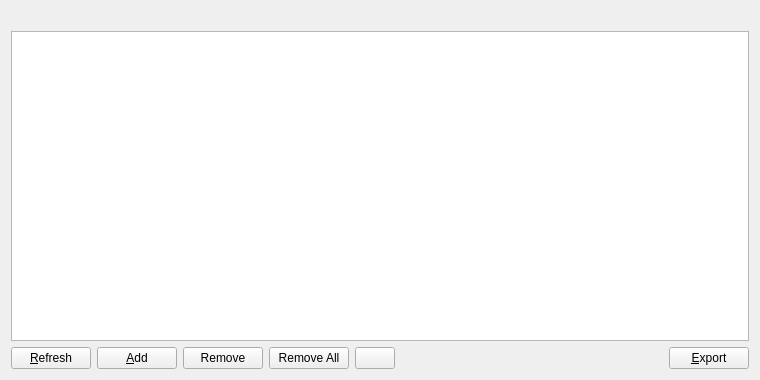
<?xml version="1.0" encoding="UTF-8"?>
<ui version="4.0">
 <class>EditWhitelistOfferDialog</class>
 <widget class="QWidget" name="EditWhitelistOfferDialog">
  <property name="geometry">
   <rect>
    <x>0</x>
    <y>0</y>
    <width>760</width>
    <height>380</height>
   </rect>
  </property>
  <property name="windowTitle">
   <string>Manage Affiliates</string>
  </property>
  <layout class="QVBoxLayout" name="verticalLayout">
   <item>
    <widget class="QLabel" name="labelExplanation">
     <property name="textFormat">
      <enum>Qt::PlainText</enum>
     </property>
     <property name="wordWrap">
      <bool>true</bool>
     </property>
    </widget>
   </item>
   <item>
    <widget class="QTableView" name="tableView">
     <property name="contextMenuPolicy">
      <enum>Qt::CustomContextMenu</enum>
     </property>
     <property name="toolTip">
      <string/>
     </property>
     <property name="tabKeyNavigation">
      <bool>false</bool>
     </property>
     <property name="alternatingRowColors">
      <bool>true</bool>
     </property>
     <property name="selectionMode">
      <enum>QAbstractItemView::SingleSelection</enum>
     </property>
     <property name="selectionBehavior">
      <enum>QAbstractItemView::SelectRows</enum>
     </property>
     <property name="sortingEnabled">
      <bool>true</bool>
     </property>
     <attribute name="verticalHeaderVisible">
      <bool>false</bool>
     </attribute>
    </widget>
   </item>
   <item>
    <layout class="QHBoxLayout" name="horizontalLayout">
     <item>
      <widget class="QPushButton" name="refreshButton">
       <property name="maximumSize">
        <size>
         <width>16777215</width>
         <height>48</height>
        </size>
       </property>
       <property name="toolTip">
        <string>Refresh affiliate list</string>
       </property>
       <property name="text">
        <string>&amp;Refresh</string>
       </property>
      </widget>
     </item>
     <item>
      <widget class="QPushButton" name="newEntry">
       <property name="toolTip">
        <string>Add a new affiliate</string>
       </property>
       <property name="text">
        <string>&amp;Add</string>
       </property>
      </widget>
     </item>
     <item>
      <widget class="QPushButton" name="removeButton">
       <property name="toolTip">
        <string>Remove an affiliate</string>
       </property>
       <property name="text">
        <string>Remove</string>
       </property>
      </widget>
     </item>
     <item>
      <widget class="QPushButton" name="removeAllButton">
       <property name="toolTip">
        <string>Remove all affiliates</string>
       </property>
       <property name="text">
        <string>Remove All</string>
       </property>
      </widget>
     </item>
     <item>
      <widget class="QPushButton" name="exclusiveButton">
       <property name="text">
        <string/>
       </property>
      </widget>
     </item>
     <item>
      <spacer name="horizontalSpacer">
       <property name="orientation">
        <enum>Qt::Horizontal</enum>
       </property>
       <property name="sizeHint" stdset="0">
        <size>
         <width>40</width>
         <height>20</height>
        </size>
       </property>
      </spacer>
     </item>
     <item>
      <widget class="QPushButton" name="exportButton">
       <property name="toolTip">
        <string>Export the data in the current tab to a file</string>
       </property>
       <property name="text">
        <string>&amp;Export</string>
       </property>
      </widget>
     </item>
    </layout>
   </item>
  </layout>
 </widget>
 <resources>
  <include location="../syscoin.qrc"/>
 </resources>
 <connections/>
</ui>
